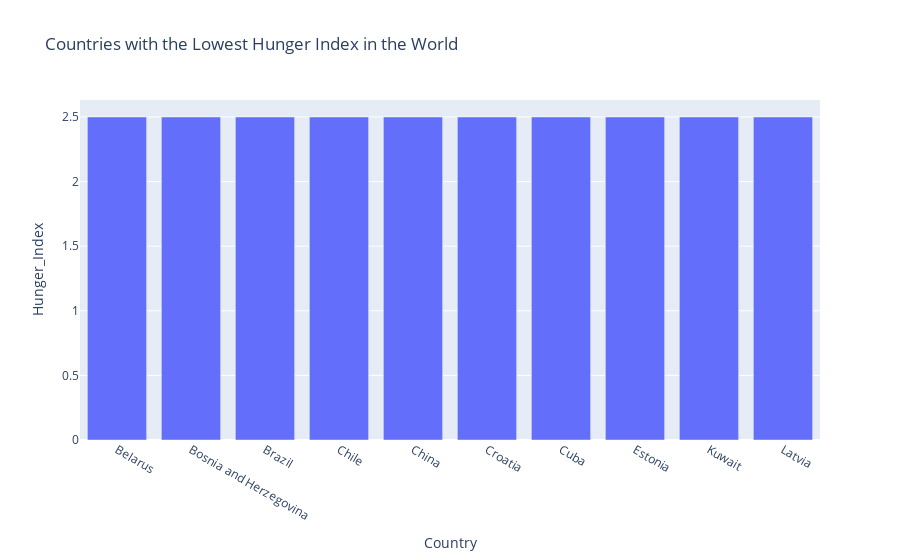

Notebook code cell kept with this figure:
### Code cell
df_2021 = df_1[df_1['Year'] == 2021]
df_lowest_index = df_2021.nsmallest(10, 'Hunger_Index')

fig = px.bar(df_lowest_index, x='Country', y = 'Hunger_Index', 
             title = 'Countries with the Lowest Hunger Index in the World')

fig.show()

### Figure 1 — Plotly figure (JSON) as saved in the notebook; plotly's stock layout.template omitted (floating-point values rounded to 4 significant figures)
{"data": [{"alignmentgroup": "True", "hovertemplate": "Country=%{x}<br>Hunger_Index=%{y}<extra></extra>", "legendgroup": "", "marker": {"color": "#636efa", "pattern": {"shape": ""}}, "name": "", "offsetgroup": "", "orientation": "v", "showlegend": false, "textposition": "auto", "type": "bar", "x": ["Belarus", "Bosnia and Herzegovina", "Brazil", "Chile", "China", "Croatia", "Cuba", "Estonia", "Kuwait", "Latvia"], "xaxis": "x", "y": [2.5, 2.5, 2.5, 2.5, 2.5, 2.5, 2.5, 2.5, 2.5, 2.5], "yaxis": "y"}], "layout": {"barmode": "relative", "legend": {"tracegroupgap": 0}, "title": {"text": "Countries with the Lowest Hunger Index in the World"}, "xaxis": {"anchor": "y", "domain": [0, 1], "title": {"text": "Country"}}, "yaxis": {"anchor": "x", "domain": [0, 1], "title": {"text": "Hunger_Index"}}}}
